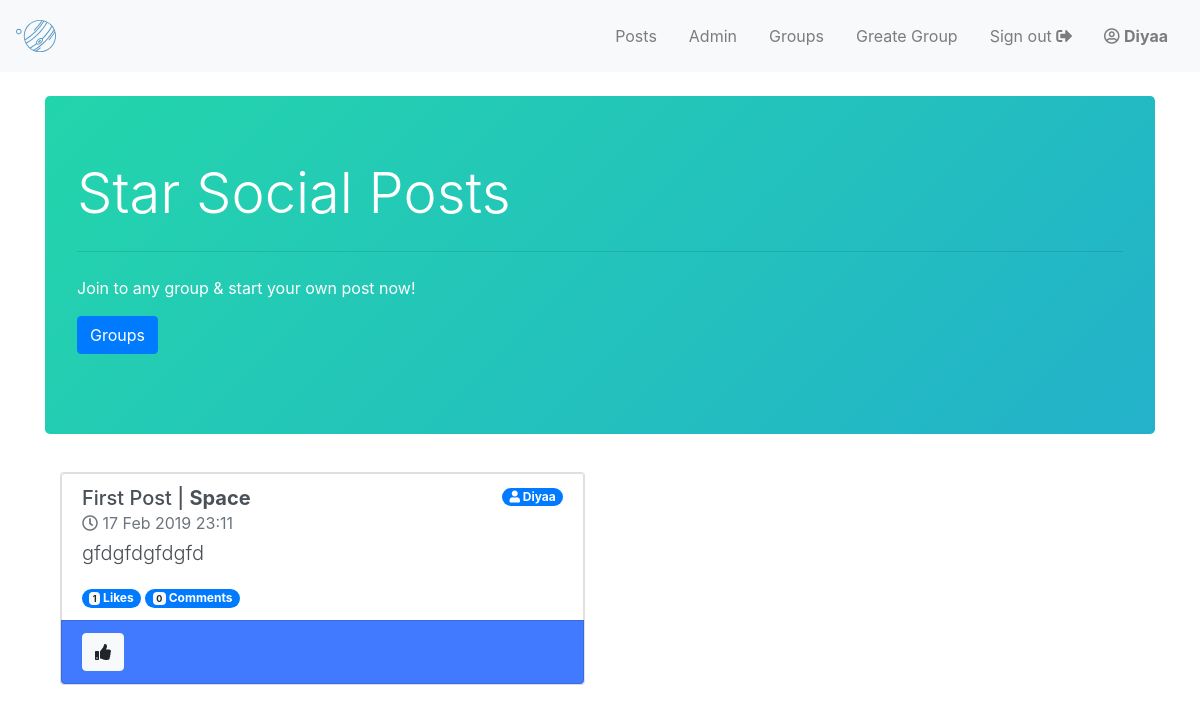
Before: /posts/ (signed in) with the older database file.
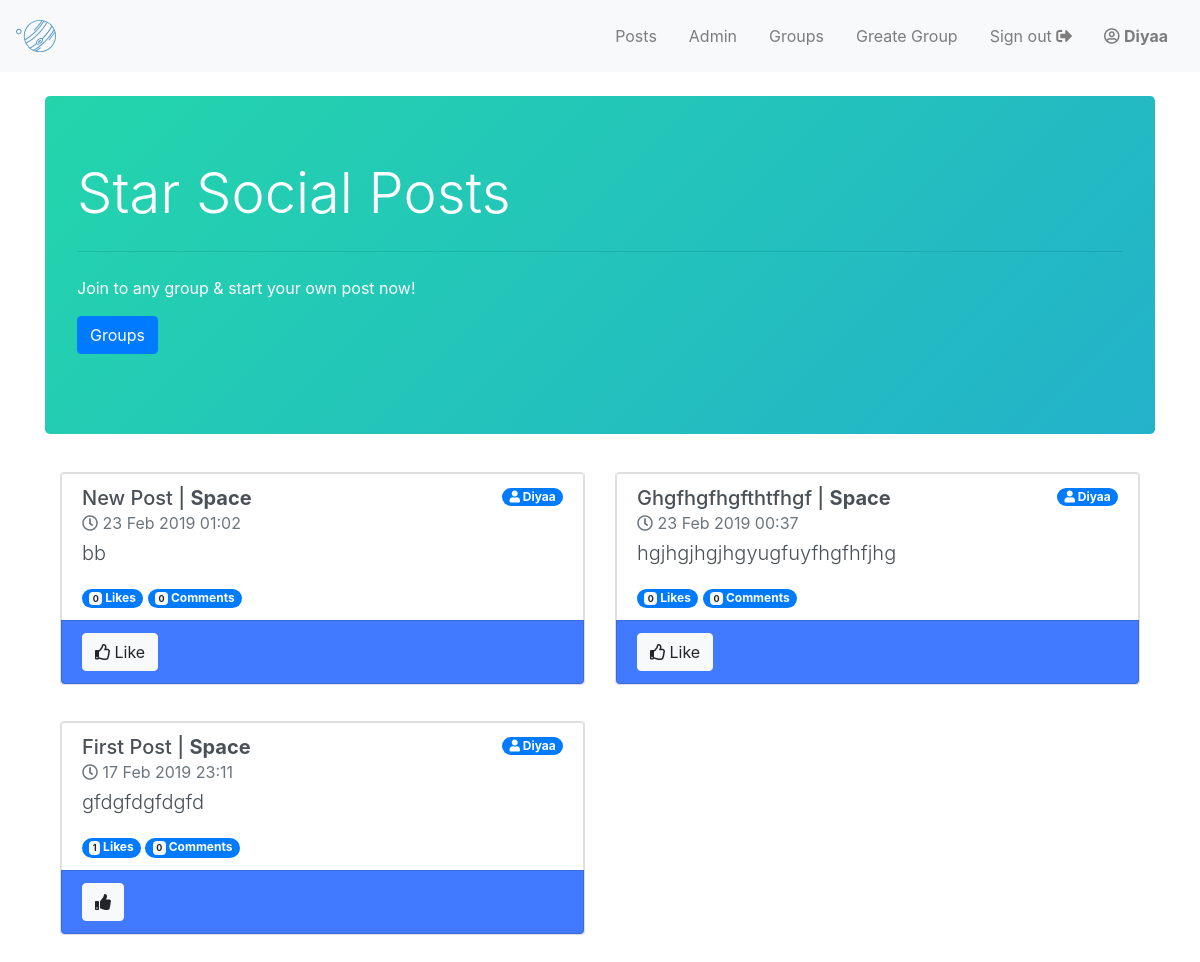
After: the same page with the newer database file.
### post/models.py (models this page shows, shortened)
class Post(models.Model):
    user = models.ForeignKey(User, related_name='post_user', on_delete=models.CASCADE)
    group = models.ForeignKey(Group, related_name="post_group", on_delete=models.CASCADE)
    title = models.CharField(max_length=255, unique=True)
    content = models.TextField()
    created_at = models.DateTimeField(auto_now=True)
    like = models.ManyToManyField(User, through="Like")
    def post_comments(self):
        return self.comments.filter(post__id=self.pk) # comments comes from related_name inside Comment Model
    class Meta:
        ordering = ["-created_at"]

### group/models.py (models this page shows, shortened)
class Group(models.Model):
    name = models.CharField(max_length=255, unique=True)
    created_at = models.DateTimeField(auto_now=True)
    slug = models.SlugField(allow_unicode=True, unique=True)
    description = models.TextField(blank=True, default='')
    """Generally, ManyToManyField instances should go in the object that’s going to be edited on a form.Members is in Group (rather than member having a group ManyToManyField ) because it’s more natural to think about a group having members."""
    members = models.ManyToManyField(User, through="Membership")
    def __str__(self):
        return self.name
    class Meta:
        ordering = ('-created_at',)
        permissions = (
           ("greate_group", "Can greate group"),
           ("add_post", "Can add post to group"),
           ("delete_post", "Can delete post in group"),
           ("update_post", "Can update post in group"),
       )

### post/views.py (the view)
# urls.py: url(r'^posts/$', views.PostList.as_view(), name='post_list'),
class PostList(LoginRequiredMixin, generic.ListView):
    model = Post
    template_name = 'post/posts.html'
    context_object_name = 'posts'

### post/templates/post/posts.html
{% extends "base.html" %}
{% block content %}
<br>
<div class="jumbotron">
  <h1 class="display-4">Star Social Posts</h1>
  <hr class="my-4">
  <p>Join to any group & start your own post now!</p>
  <p class="lead">
    <a class="btn btn-primary" href="{% url 'group:group_list' %}" role="button">Groups</a>
  </p>
</div>
<div class="container">
  <div class="row">
    {% for post in posts %}
    <div class="col-lg-6 mb-4">
      <div class="card">
        <ul class="list-group">
          <a href="{% url 'post:post_detail' post.pk %}" class="list-group-item list-group-item-action flex-column align-items-start ">
            <div class="d-flex w-100 justify-content-between">
              <h5 class="mb-1">{{ post.title|title }} | <strong>{{ post.group|title }} </strong> <br><small class="text-muted"><i class="far fa-clock"></i> {{ post.created_at|date:"d M Y" }} {{ post.created_at|time:"H:i" }}</small></h5>
              <p class="h6"><span class="badge badge-primary badge-pill"><i class="fas fa-user"></i> {{post.user.username|title}}</span></p>
            </div>
            <p class="lead">{{post.content|truncatechars:200}}</p>
            <medium>
              <span class="badge badge-primary badge-pill">
                <span class="badge badge-light">{{post.like.count}}</span> Likes
              </span>
              <span class="badge badge-primary badge-pill">
                <span class="badge badge-light">{{post.post_comments.count}}</span> Comments
              </span>
            </medium>
          </a>
          <li class="list-group-item d-flex justify-content-between align-items-center join">
            {% if user in post.like.all %}
            <a class="btn btn-light" href="{% url 'post:dislike_post' post.pk %}"><i class="fas fa-thumbs-up"></i></a>
            {% else %}
            <a class="btn btn-light" href="{% url 'post:like_post' post.pk %}"><i class="far fa-thumbs-up"></i> Like</a>
            {% endif %}
          </li>
        </ul>
      </div>
    </div>
    {% empty %}
    <div class="container">
      <h1 class="display-4">No post published!</h1>
      <hr class="my-4">
    </div>
    {% endfor %}
  </div>
</div>
{% endblock %}

Changed rows visible on the page:
added Post: title "New Post", group "Space", created_at "23 Feb 2019", created_at "01:02", user.username "Diyaa", content "bb", like.count "0", post_comments.count "0", shows "Like"
added Post: title "Ghgfhgfhgfthtfhgf", group "Space", created_at "23 Feb 2019", created_at "00:37", user.username "Diyaa", content "hgjhgjhgjhgyugfuyfhgfhfjhg", like.count "0", post_comments.count "0", shows "Like"
